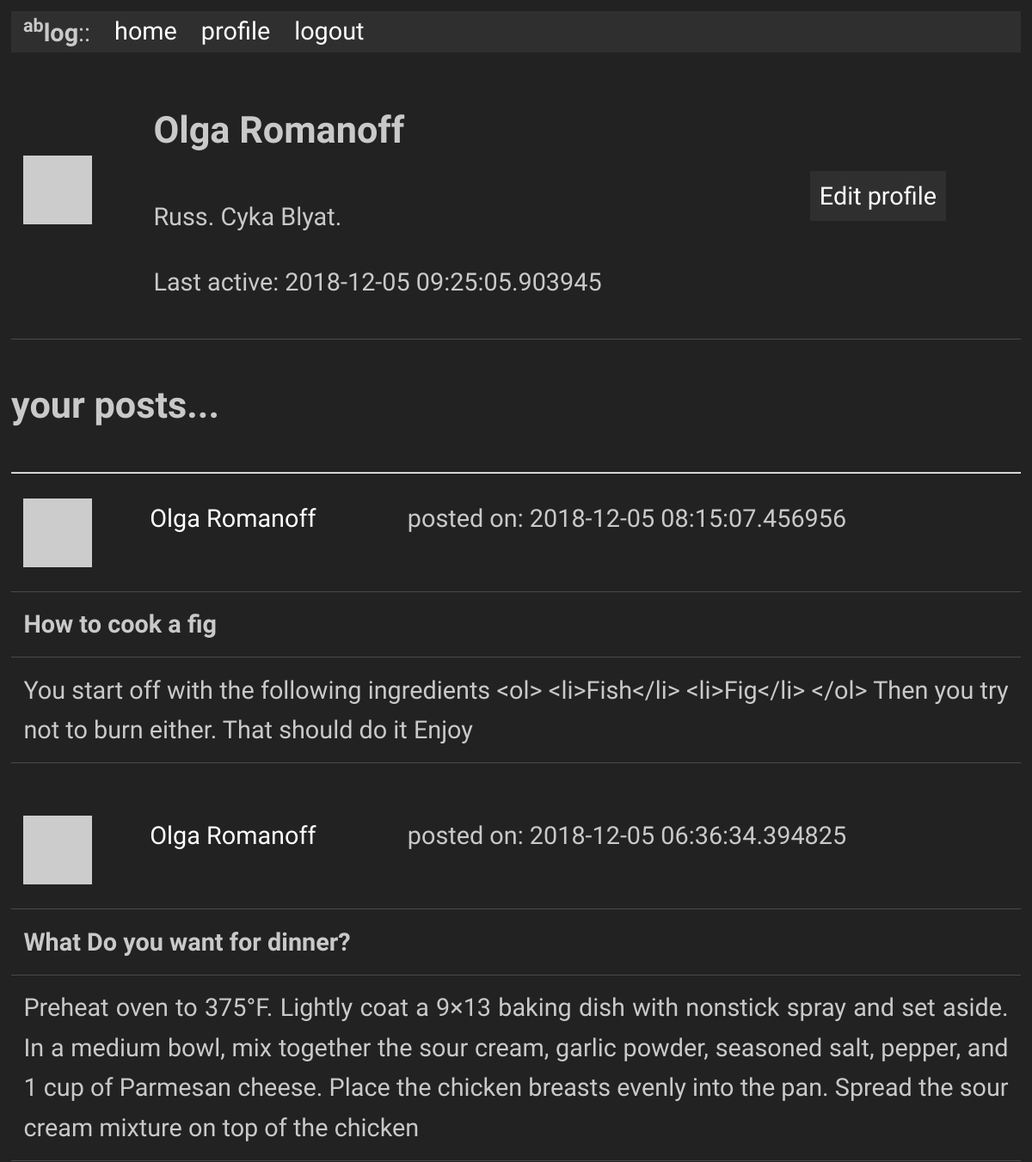
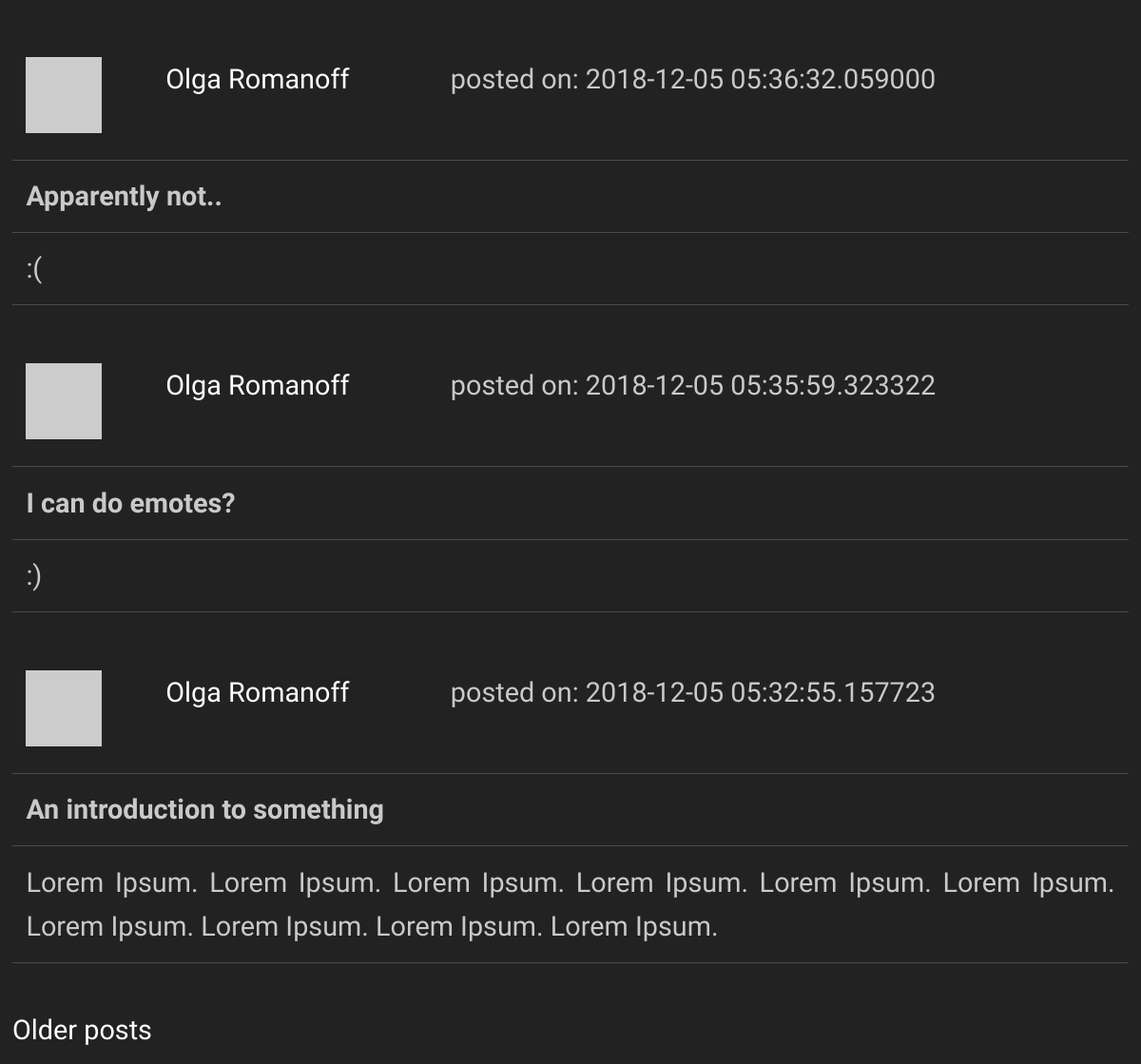
Page /user/Olga Romanoff (signed in) on the earlier database version (2 pictures, top to bottom).
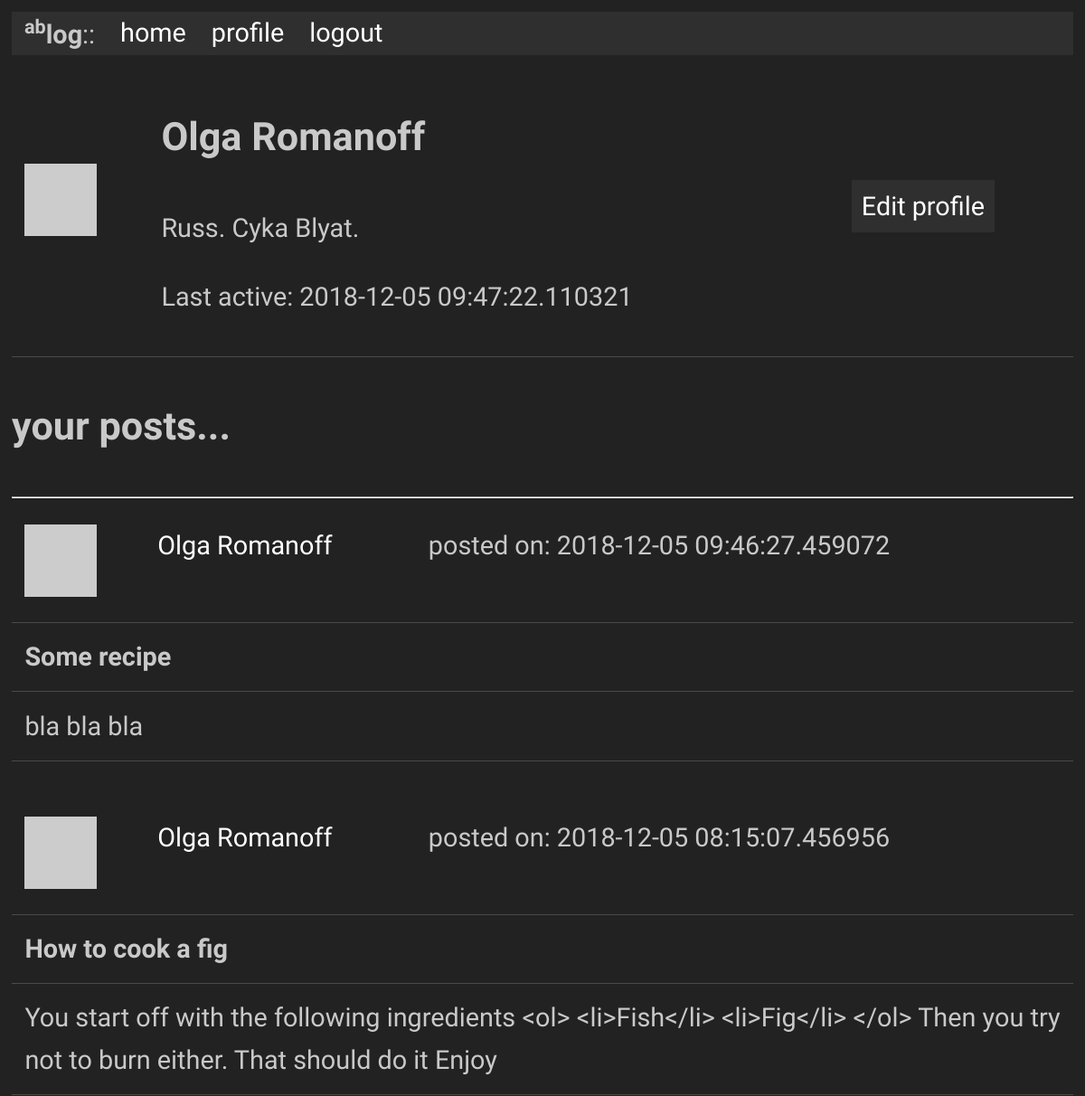
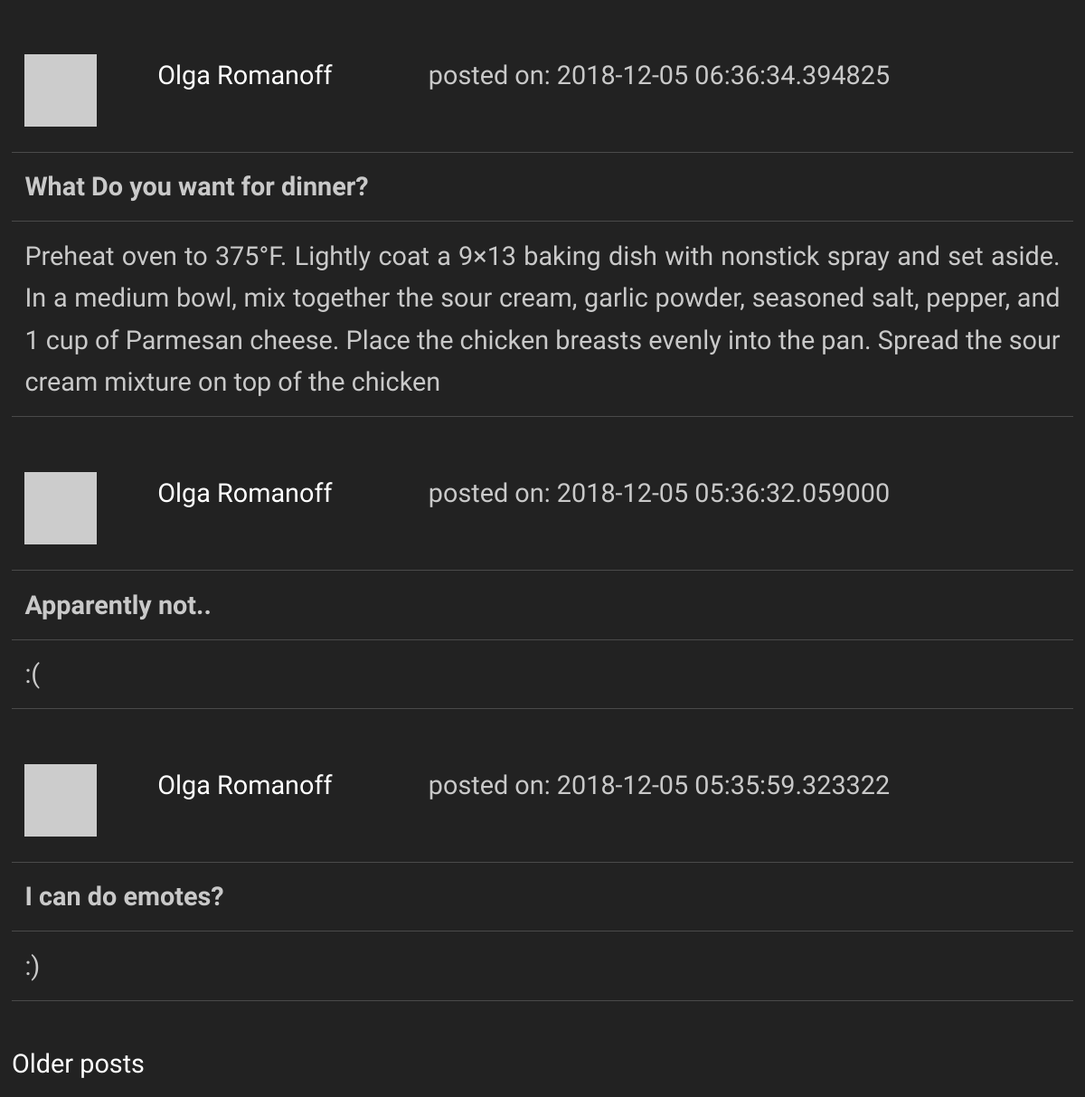
Same page on the later database version (2 pictures, top to bottom).
### app/models.py (models this page shows, shortened)
class User(UserMixin, db.Model):
    id            = db.Column(db.Integer, primary_key = True)
    username      = db.Column(db.String(64), index = True, unique = True)
    email         = db.Column(db.String(128), index = True, unique = True)
    password_hash = db.Column(db.String(128))
    posts         = db.relationship('Post', backref = 'author', lazy = 'dynamic')
    about_me      = db.Column(db.String(50))
    last_seen     = db.Column(db.DateTime, default=datetime.utcnow)
    def avatar(self, size = 64):
        digest = md5(self.email.lower().encode('utf-8')).hexdigest()
        return('https://gravatar.com/avatar/{}?d=retro&s={}'.format(digest, size))

class Post(db.Model):
    id           = db.Column(db.Integer, primary_key = True)
    title        = db.Column(db.String(40))
    body         = db.Column(db.String(512))
    timestamp    = db.Column(db.DateTime, index = True, default = datetime.utcnow)
    user_id      = db.Column(db.Integer, db.ForeignKey('user.id'))

### app/routes.py (the view)
@app.route('/user/<username>')
@login_required
def user(username):
    page        = request.args.get('page', 1, type = int)
    user        = User.query.filter_by(username = username).first_or_404()
    posts       = Post.query.filter_by(user_id = user.id).order_by(Post.timestamp.desc()).paginate(page, app.config['POSTS_PER_PAGE'], False)
    next_url    = url_for('user', username = username, page = posts.next_num) if posts.has_next else None
    prev_url    = url_for('user', username = username, page = posts.prev_num) if posts.has_prev else None
    return(render_template('user.html', user = user, posts = posts.items, next_url = next_url, prev_url = prev_url))

### app/models.py (called while the page is built)
@login.user_loader
def load_user(id):
    return User.query.get(int(id))

### app/routes.py (called while the page is built)
@app.before_request
def before_request():
    if current_user.is_authenticated:
        current_user.last_seen = datetime.utcnow()
        db.session.commit()

### app/templates/user.html (shortened to what this page needs)
{% extends "base.html" %}
{% block content %}
  <table>
    <tr>
      <td><img src="{{ user.avatar(228) }}"></td>
      <td>
        <h4>{{ user.username }}</h4>
        {% if user.about_me %}<p>{{ user.about_me }}</p>{% endif %}
        {% if user.last_seen %}<p>Last active: {{ user.last_seen }}</p>{% endif %}
      </td>
      <td>
        {% if user == current_user %}
        <div class="button"><a href="{{ url_for('edit_profile') }}">Edit profile</a></div>
        {% endif %}
      </td>
    </tr>
  </table>
  <h4>your posts...</h4>
  <hr>
  {% for post in posts %}
      {% include '_post.html' %}
  {% endfor %}
  {% if next_url %}
  <a href="{{ next_url }}">Older posts</a>
  {% endif %}
{% endblock %}

### app/templates/base.html (shortened to what this page needs)
<!doctype html>
<link rel="stylesheet" href="{{ url_for('static', filename='style.css') }}">
<html>
    <head>
    </head>
    <body>
      <ul>
        <li><b><sup>ab</sup>log</b>::</li>
        <li><a href="{{ url_for('index') }}">home</a></li>
        {% if current_user.is_anonymous %}
        <li>
          <a href="{{ url_for('login') }}">login</a>
        </li>
        {% else %}
        <li>
          <a href="{{ url_for('user', username = current_user.username) }}">profile</a>
        </li>
        <li>
          <a href="{{ url_for('logout') }}">logout</a>
          {% endif %}
        </li>
      </ul>
      {% block content %}{% endblock %}
    </body>
</html>

### app/templates/_post.html
<table>
    <tr valign="top">
        <td>
          <img src="{{ post.author.avatar(48) }}"><br>
        </td>
        <td>
          <a href="{{ url_for('user', username=post.author.username) }}">{{ post.author.username }}</a>
        </td>
        <td>
          posted on: {{ post.timestamp }}
        </td>
    </tr>
</table>
<table>
  <tr>
      <td><b>{{ post.title }}<b></td>
  </tr>
  <tr>
      <td>{{ post.body }}</td>
  </tr>
</table>
<br>

### app/static/style.css (style rules this page uses)
body { font-size: 1.8rem; line-height: 1.618; max-width: 52em; margin: auto; font-family: 'Quattrocento Sans', sans-serif; color: #c9c9c9; background-color: #222222; padding: 13px; }
h1, h2, h3, h4, h5, h6 { font-family: 'Quattrocento Sans', sans-serif; font-weight: 700; overflow-wrap: break-word; word-wrap: break-word; -ms-word-break: break-all; word-break: break-word; -ms-hyphens: auto; -moz-hyphens: auto; -webkit-hyphens: auto; hyphens: auto; }
h4 { line-height: 0.9; font-size: 1.5em; }
small, sub, sup { font-size: 75%; }
hr { border-color: #ffffff; }
a { text-decoration: none; color: #ffffff; }
ul { list-style-type: none; margin: 0; padding: 0; overflow: hidden; background-color: #2f2f2f; }
li { float: left; padding: 0px 14px; }
li a { display: block; color: white; text-align: center; text-decoration: none; }
table { text-align: justify; width: 100%; border-collapse: collapse; }
td, th { padding: 0.5em; border-bottom: 1px solid #4a4a4a; }
.button, button { display: inline-block; padding: 5px 10px; text-align: center; text-decoration: none; white-space: nowrap; background-color: #2f2f2f; color: #222222; border-radius: 1px; border: 1px solid #2f2f2f; cursor: pointer; box-sizing: border-box; }

Differences in the rows shown:
no longer on this page (row unchanged): Post: author.username "Olga Romanoff", timestamp "2018-12-05 05:32:55.157723", title "An introduction to something", body "Lorem Ipsum. Lorem Ipsum. Lorem Ipsum. Lorem Ipsum. Lorem Ipsum. Lorem Ipsum. Lorem Ipsum. Lorem Ipsum. Lorem Ipsum. Lorem Ipsum."
changed User "Olga Romanoff": last_seen "2018-12-05 09:25:05.903945" → "2018-12-05 09:47:22.110321"
added Post: author.username "Olga Romanoff", timestamp "2018-12-05 09:46:27.459072", title "Some recipe", body "bla bla bla"
